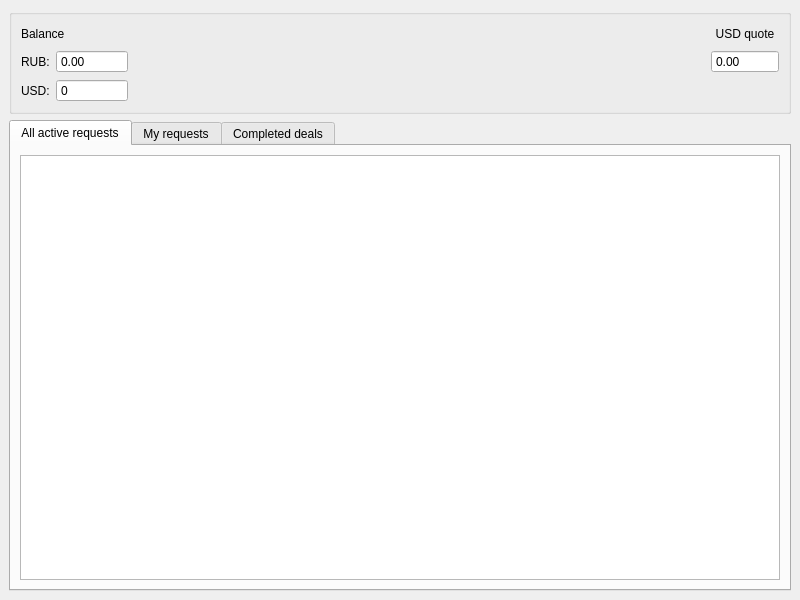
<?xml version="1.0" encoding="UTF-8"?>
<ui version="4.0">
 <class>MainWindow</class>
 <widget class="QMainWindow" name="MainWindow">
  <property name="geometry">
   <rect>
    <x>0</x>
    <y>0</y>
    <width>800</width>
    <height>600</height>
   </rect>
  </property>
  <property name="windowTitle">
   <string>MainWindow</string>
  </property>
  <widget class="QWidget" name="centralwidget">
   <layout class="QGridLayout" name="gridLayout_4">
    <item row="0" column="0" rowspan="5" colspan="2">
     <widget class="QGroupBox" name="groupBox">
      <property name="minimumSize">
       <size>
        <width>0</width>
        <height>0</height>
       </size>
      </property>
      <property name="title">
       <string/>
      </property>
      <layout class="QGridLayout" name="gridLayout_5">
       <item row="1" column="0">
        <widget class="QLabel" name="label">
         <property name="text">
          <string>RUB:</string>
         </property>
        </widget>
       </item>
       <item row="2" column="0">
        <widget class="QLabel" name="label_2">
         <property name="text">
          <string>USD:</string>
         </property>
        </widget>
       </item>
       <item row="1" column="1">
        <widget class="QDoubleSpinBox" name="RubSpibBox">
         <property name="autoFillBackground">
          <bool>false</bool>
         </property>
         <property name="readOnly">
          <bool>true</bool>
         </property>
         <property name="buttonSymbols">
          <enum>QAbstractSpinBox::NoButtons</enum>
         </property>
         <property name="minimum">
          <double>-999999999999.000000000000000</double>
         </property>
         <property name="maximum">
          <double>999999999999.000000000000000</double>
         </property>
        </widget>
       </item>
       <item row="1" column="2">
        <spacer name="horizontalSpacer_2">
         <property name="orientation">
          <enum>Qt::Horizontal</enum>
         </property>
         <property name="sizeHint" stdset="0">
          <size>
           <width>40</width>
           <height>20</height>
          </size>
         </property>
        </spacer>
       </item>
       <item row="0" column="0" colspan="2">
        <widget class="QLabel" name="balance_lable">
         <property name="text">
          <string>Balance</string>
         </property>
         <property name="alignment">
          <set>Qt::AlignLeading|Qt::AlignLeft|Qt::AlignVCenter</set>
         </property>
        </widget>
       </item>
       <item row="0" column="2">
        <spacer name="horizontalSpacer">
         <property name="orientation">
          <enum>Qt::Horizontal</enum>
         </property>
         <property name="sizeHint" stdset="0">
          <size>
           <width>40</width>
           <height>20</height>
          </size>
         </property>
        </spacer>
       </item>
       <item row="0" column="3">
        <widget class="QLabel" name="USD_quoteLable">
         <property name="layoutDirection">
          <enum>Qt::LeftToRight</enum>
         </property>
         <property name="text">
          <string>USD quote</string>
         </property>
         <property name="alignment">
          <set>Qt::AlignCenter</set>
         </property>
        </widget>
       </item>
       <item row="2" column="1">
        <widget class="QSpinBox" name="UsdSpinBox">
         <property name="autoFillBackground">
          <bool>false</bool>
         </property>
         <property name="readOnly">
          <bool>true</bool>
         </property>
         <property name="buttonSymbols">
          <enum>QAbstractSpinBox::NoButtons</enum>
         </property>
         <property name="minimum">
          <number>-999999999</number>
         </property>
         <property name="maximum">
          <number>999999999</number>
         </property>
        </widget>
       </item>
       <item row="1" column="3">
        <widget class="QDoubleSpinBox" name="usdQuotSpinBOx">
         <property name="autoFillBackground">
          <bool>false</bool>
         </property>
         <property name="readOnly">
          <bool>true</bool>
         </property>
         <property name="buttonSymbols">
          <enum>QAbstractSpinBox::NoButtons</enum>
         </property>
         <property name="maximum">
          <double>9999999999.000000000000000</double>
         </property>
        </widget>
       </item>
      </layout>
     </widget>
    </item>
    <item row="7" column="0" colspan="2">
     <widget class="QTabWidget" name="tabWidget">
      <property name="currentIndex">
       <number>0</number>
      </property>
      <widget class="QWidget" name="tab">
       <attribute name="title">
        <string>All active requests</string>
       </attribute>
       <layout class="QGridLayout" name="gridLayout">
        <item row="0" column="0">
         <widget class="QTableView" name="AllRequestsTable"/>
        </item>
       </layout>
      </widget>
      <widget class="QWidget" name="tab_2">
       <attribute name="title">
        <string>My requests</string>
       </attribute>
       <layout class="QGridLayout" name="gridLayout_3">
        <item row="0" column="0" rowspan="6">
         <widget class="QGroupBox" name="groupBox_2">
          <property name="sizePolicy">
           <sizepolicy hsizetype="Minimum" vsizetype="Minimum">
            <horstretch>0</horstretch>
            <verstretch>0</verstretch>
           </sizepolicy>
          </property>
          <property name="title">
           <string/>
          </property>
          <layout class="QGridLayout" name="gridLayout_6" columnstretch="0">
           <property name="sizeConstraint">
            <enum>QLayout::SetDefaultConstraint</enum>
           </property>
           <item row="3" column="0">
            <spacer name="verticalSpacer">
             <property name="orientation">
              <enum>Qt::Vertical</enum>
             </property>
             <property name="sizeHint" stdset="0">
              <size>
               <width>20</width>
               <height>40</height>
              </size>
             </property>
            </spacer>
           </item>
           <item row="1" column="0">
            <widget class="QSpinBox" name="reqIdSpinBox">
             <property name="buttonSymbols">
              <enum>QAbstractSpinBox::NoButtons</enum>
             </property>
             <property name="maximum">
              <number>1000000000</number>
             </property>
            </widget>
           </item>
           <item row="2" column="0">
            <widget class="QPushButton" name="CancelReqButton">
             <property name="text">
              <string>Cancel request</string>
             </property>
            </widget>
           </item>
           <item row="0" column="0">
            <widget class="QLabel" name="reqIdLable">
             <property name="text">
              <string>Request id:</string>
             </property>
            </widget>
           </item>
           <item row="4" column="0">
            <widget class="QPushButton" name="AddReqButton">
             <property name="text">
              <string>Add request</string>
             </property>
            </widget>
           </item>
          </layout>
         </widget>
        </item>
        <item row="0" column="1" rowspan="6">
         <widget class="QTableView" name="MyRequestsTable">
          <property name="sizePolicy">
           <sizepolicy hsizetype="Expanding" vsizetype="Expanding">
            <horstretch>0</horstretch>
            <verstretch>0</verstretch>
           </sizepolicy>
          </property>
         </widget>
        </item>
       </layout>
      </widget>
      <widget class="QWidget" name="tab_3">
       <attribute name="title">
        <string>Completed deals</string>
       </attribute>
       <layout class="QGridLayout" name="gridLayout_2">
        <item row="0" column="0">
         <widget class="QTableView" name="CompletedDealsTable"/>
        </item>
       </layout>
      </widget>
     </widget>
    </item>
   </layout>
  </widget>
 </widget>
 <resources/>
 <connections/>
</ui>
